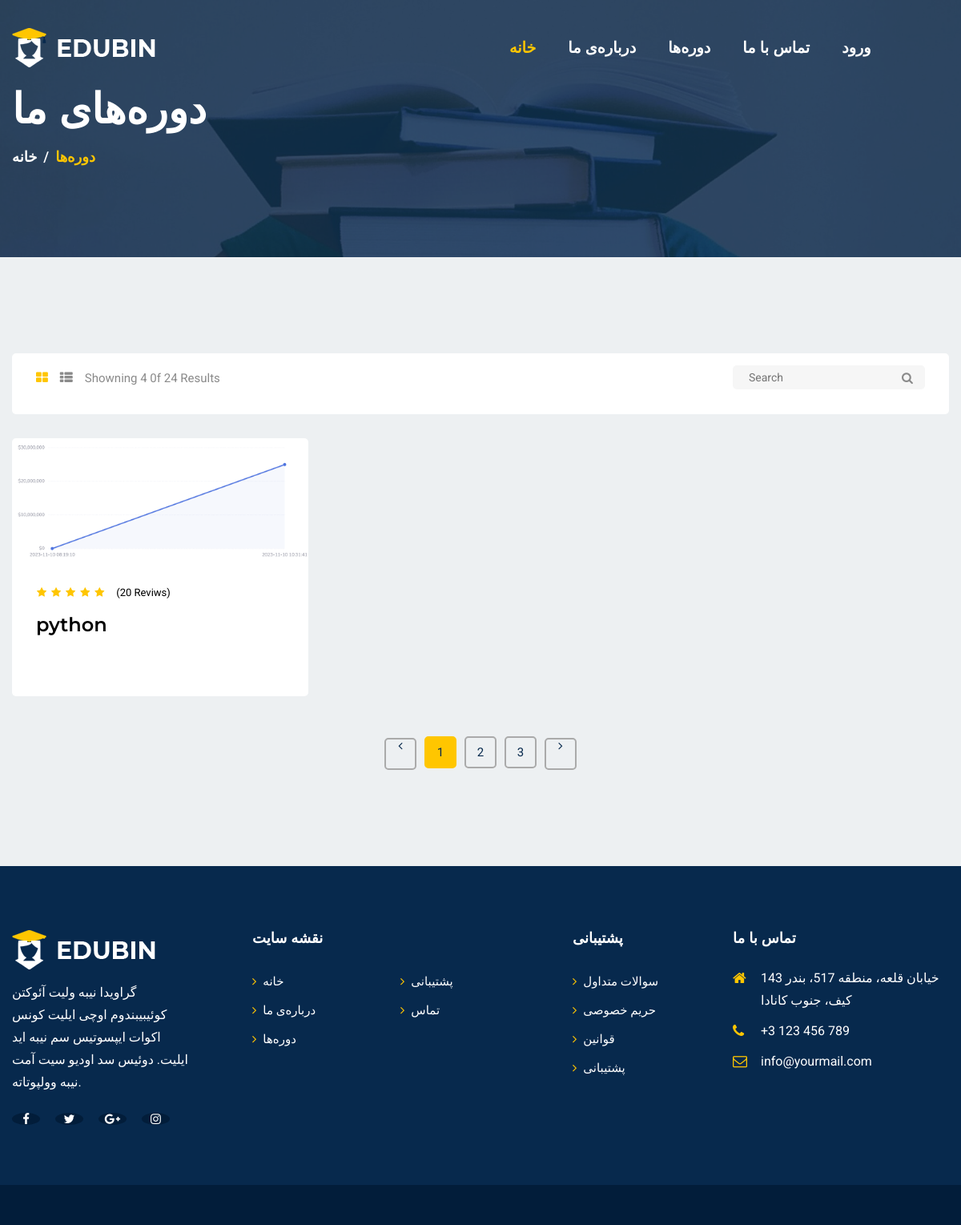
/classes/ (signed in), run on an earlier commit of the app's database.
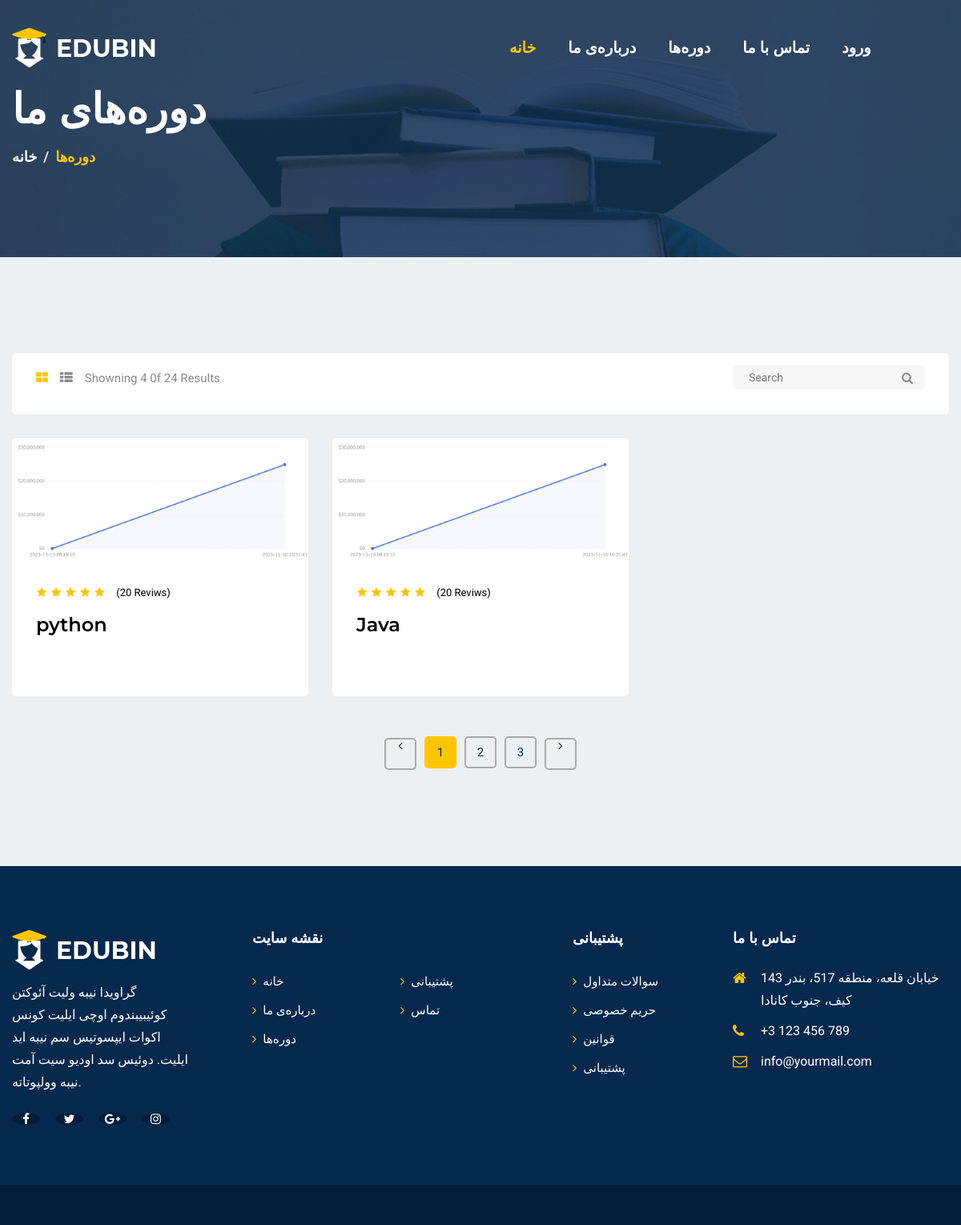
And on a later commit of the database.
### class/models.py (models this page shows, shortened)
class Classes(models.Model):
    class Meta:
        verbose_name = "کلاس ها"
        verbose_name_plural = "کلاس ها"
    user = models.ForeignKey(User, verbose_name="دانشجو", on_delete=models.CASCADE)
    name = models.CharField(verbose_name="نام کلاس", max_length=250)
    text = tinymce_models.HTMLField(verbose_name="توضیحات کلاس")
    category = models.ForeignKey(ClassCategory, verbose_name="دسته بندی کلاس", on_delete=models.CASCADE)
    display = models.BooleanField(verbose_name="نمایش داده شود؟؟", default=False)
    total_hours = models.FloatField(verbose_name="مدت زمان کل دوره", null=True, blank=True)
    img = models.ManyToManyField(ImageClass, verbose_name="تصاویر کلاس", blank=True)
    video = models.ManyToManyField(VideoClass, verbose_name="فیلم های کلاس", blank=True)
    slug = models.SlugField(max_length=150, unique=True)

class ImageClass(models.Model):
    class Meta:
        verbose_name = "تصاویر کلاس ها"
        verbose_name_plural = "تصاویر کلاس ها"
    name = models.CharField(verbose_name="نام تصویر", max_length=250)
    image = models.FileField(verbose_name="تصویر", upload_to="images/")

### class/views.py (the view)
# urls.py: path('classes/', ClassesView.as_view(), name="classes"),
class ClassesView(View):
    def get(self, request):
        courses = Classes.objects.filter(display=True)
        if request.user.is_authenticated:
            selected_courses = Classes.objects.filter(user=request.user, display=True)
        else:
            selected_courses = None
        context = {
            "courses": courses,
            "selected_courses": selected_courses,
        }
        return render(request, "class/classes.html", context)

### class/templates/class/classes.html (shortened to what this page needs)
{% extends "main.html" %}
{% load static %}
{% block content %}
<!doctype html>
<html lang="en">
<head>
</head>
<body>
   <section id="page-banner" class="pt-105 pb-110 bg_cover" data-overlay="8" style="background-image: url({% static 'images/page-banner-2.jpg' %})">
    <div class="container">
        <div class="row">
            <div class="col-lg-12">
                <div class="page-banner-cont">
                    <h2>دوره‌های ما</h2>
                    <nav aria-label="breadcrumb">
                        <ol class="breadcrumb">
                            <li class="breadcrumb-item"><a href="#">خانه</a></li>
                            <li class="breadcrumb-item active" aria-current="page">دوره‌ها</li>
                        </ol>
                    </nav>
                </div>
            </div>
        </div>
    </div>
</section>
    <section id="courses-part" class="pt-120 pb-120 gray-bg">
        <div class="container">
            <div class="row">
                <div class="col-lg-12">
                    <div class="courses-top-search">
                        <ul class="nav float-left" id="myTab" role="tablist">
                            <li class="nav-item">
                                <a class="active" id="courses-grid-tab" data-toggle="tab" href="#courses-grid" role="tab" aria-controls="courses-grid" aria-selected="true"><i class="fa fa-th-large"></i></a>
                            </li>
                            <li class="nav-item">
                                <a id="courses-list-tab" data-toggle="tab" href="#courses-list" role="tab" aria-controls="courses-list" aria-selected="false"><i class="fa fa-th-list"></i></a>
                            </li>
                            <li class="nav-item">Showning 4 0f 24 Results</li>
                        </ul>
                        <div class="courses-search float-right">
                            <form action="#">
                                <input type="text" placeholder="Search">
                                <button type="button"><i class="fa fa-search"></i></button>
                            </form>
                        </div>
                    </div>
                </div>
            </div>
            <div class="tab-content" id="myTabContent">
              <div class="tab-pane fade show active" id="courses-grid" role="tabpanel" aria-labelledby="courses-grid-tab">
                    <div class="row">
                      {% for i in selected_courses %}
                        <div class="col-lg-4 col-md-6">
                            <div class="singel-course mt-30">
                                <div class="thum">
                                    <div class="image">
                                        <img src="{{i.img.first.image.url}}" alt="{{i.img.first.name}}">
                                    </div>
                                </div>
                                <div class="cont">
                                    <ul>
                                        <li><i class="fa fa-star"></i></li>
                                        <li><i class="fa fa-star"></i></li>
                                        <li><i class="fa fa-star"></i></li>
                                        <li><i class="fa fa-star"></i></li>
                                        <li><i class="fa fa-star"></i></li>
                                    </ul>
                                    <span>(20 Reviws)</span>
                                    <br>
                                    <a href="{% url 'course_detail' i.slug %}"><h4>{{i.name}}</h4></a>
                                </div>
                            </div>
                        </div>
                      {% endfor %}
                    </div>
                </div>
            </div>
            <div class="row">
                <div class="col-lg-12">
                    <nav class="courses-pagination mt-50">
                        <ul class="pagination justify-content-center">
                            <li class="page-item">
                                <a href="#" aria-label="Previous">
                                    <i class="fa fa-angle-left"></i>
                                </a>
                            </li>
                            <li class="page-item"><a class="active" href="#">1</a></li>
                            <li class="page-item"><a href="#">2</a></li>
                            <li class="page-item"><a href="#">3</a></li>
                            <li class="page-item">
                                <a href="#" aria-label="Next">
                                    <i class="fa fa-angle-right"></i>
                                </a>
                            </li>
                        </ul>
                    </nav>
                </div>
            </div>
        </div>
    </section>
</body>
</html>
{% endblock %}

### templates/main.html (shortened to what this page needs)
{% load static %}
<link rel="stylesheet" href="{% static 'css/slick.css' %}" />
<link rel="stylesheet" href="{% static 'css/animate.css' %}" />
<link rel="stylesheet" href="{% static 'css/nice-select.css' %}" />
<link rel="stylesheet" href="{% static 'css/jquery.nice-number.min.css' %}" />
<link rel="stylesheet" href="{% static 'css/magnific-popup.css' %}" />
<link rel="stylesheet" href="{% static 'css/bootstrap.min.css' %}" />
<link rel="stylesheet" href="{% static 'css/font-awesome.min.css' %}" />
<link rel="stylesheet" href="{% static 'css/default.css' %}" />
<link rel="stylesheet" href="{% static 'css/style.css' %}" />
<link rel="stylesheet" href="{% static 'css/responsive.css' %}" />
<header id="header-part">
  <div class="navigation navigation-2 navigation-3">
    <div class="container">
      <div class="row no-gutters">
        <div class="col-lg-11 col-md-10 col-sm-9 col-9">
          <nav class="navbar navbar-expand-lg">
            <a class="navbar-brand" href="{% url 'home' %}">
              <img src="{% static 'images/logo-2.png' %}" alt="لوگو" />
            </a>
            <div
              class="collapse navbar-collapse sub-menu-bar"
              id="navbarSupportedContent"
            >
              <ul class="navbar-nav ml-auto">
                <li class="nav-item">
                  <a class="active" style="font-size: larger;" href="{% url 'home' %}">خانه</a>
                </li>
                <li class="nav-item">
                  <a style="font-size: larger;" href="{% url 'about' %}">درباره‌ی ما</a>
                </li>
                <li class="nav-item">
                  <a style="font-size: larger;" href="{% url 'classes' %}">دوره‌ها</a>
                </li>
                <li class="nav-item">
                  <a style="font-size: larger;" href="{% url 'contact' %}">تماس با ما</a>
                </li>
                <li class="nav-item">
                  <a style="font-size: larger;" href="{% url 'login' %}">ورود</a>
                </li>
              </ul>
            </div>
          </nav>
        </div>
      </div>
    </div>
  </div>
</header>
{% block content %}{% endblock %}
<footer id="footer-part">
  <div class="footer-top pt-40 pb-70">
    <div class="container">
      <div class="row">
        <div class="col-lg-3 col-md-6">
          <div class="footer-about mt-40">
            <div class="logo">
              <a href="{% url 'home' %}"><img src="{% static 'images/logo-2.png' %}" alt="لوگو" /></a>
            </div>
            <p>
              گراویدا نیبه ولیت آئوکتن کوئیبیبندوم اوچی ایلیت کونس
              اکوات ایپسوتیس سم نیبه اید ایلیت. دوئیس سد اودیو سیت آمت نیبه
              وولپوتاته.
            </p>
            <ul class="mt-20">
              <li>
                <a href="#"><i class="fa fa-facebook-f"></i></a>
              </li>
              <li>
                <a href="#"><i class="fa fa-twitter"></i></a>
              </li>
              <li>
                <a href="#"><i class="fa fa-google-plus"></i></a>
              </li>
              <li>
                <a href="#"><i class="fa fa-instagram"></i></a>
              </li>
            </ul>
          </div>
        </div>
        <div class="col-lg-4 col-md-6 col-sm-6">
          <div class="footer-link mt-40">
            <div class="footer-title pb-25">
              <h6>نقشه سایت</h6>
            </div>
            <ul>
              <li>
                <a href="{% url 'home' %}"><i class="fa fa-angle-right"></i>خانه</a>
              </li>
              <li>
                <a href="{% url 'about' %}"
                  ><i class="fa fa-angle-right"></i>درباره‌ی ما</a
                >
              </li>
              <li>
                <a href="{% url 'classes' %}"
                  ><i class="fa fa-angle-right"></i>دوره‌ها</a
                >
              </li>
            </ul>
            <ul>
              <li>
                <a href="{% url 'contact' %}"><i class="fa fa-angle-right"></i>پشتیبانی</a>
              </li>
              <li>
                <a href="{% url 'contact' %}"
                  ><i class="fa fa-angle-right"></i>تماس</a
                >
              </li>
            </ul>
          </div>
        </div>
        <div class="col-lg-2 col-md-6 col-sm-6">
          <div class="footer-link support mt-40">
            <div class="footer-title pb-25">
              <h6>پشتیبانی</h6>
            </div>
            <ul>
              <li>
                <a href="{% url 'contact' %}"><i class="fa fa-angle-right"></i>سوالات متداول</a>
              </li>
              <li>
                <a href="{% url 'contact' %}"><i class="fa fa-angle-right"></i>حریم خصوصی</a>
              </li>
              <li>
                <a href="{% url 'contact' %}"><i class="fa fa-angle-right"></i>قوانین</a>
              </li>
              <li>
                <a href="{% url 'contact' %}"><i class="fa fa-angle-right"></i>پشتیبانی</a>
              </li>
            </ul>
          </div>
        </div>
        <div class="col-lg-3 col-md-6">
          <div class="footer-address mt-40">
            <div class="footer-title pb-25">
              <h6>تماس با ما</h6>
            </div>
            <ul>
              <li>
                <div class="icon">
                  <i class="fa fa-home"></i>
                </div>
                <div class="cont">
                  <p>143 خیابان قلعه، منطقه 517، بندر کیف، جنوب کانادا</p>
                </div>
              </li>
              <li>
                <div class="icon">
                  <i class="fa fa-phone"></i>
                </div>
                <div class="cont">
                  <p>+3 123 456 789</p>
                </div>
              </li>
              <li>
                <div class="icon">
                  <i class="fa fa-envelope-o"></i>
                </div>
                <div class="cont">
                  <p>info@yourmail.com</p>
                </div>
              </li>
            </ul>
          </div>
        </div>
      </div>
    </div>
  </div>
  <div class="footer-copyright pt-10 pb-25">
    <div class="container">
      <div class="row">
        <div class="col-md-8">
          <div class="copyright text-md-left text-center pt-15">
          </div>
        </div>
        <div class="col-md-4">
          <div class="copyright text-md-right text-center pt-15"></div>
        </div>
      </div>
    </div>
  </div>
</footer>

### static/css/default.css (style rules this page uses)
.mt-20 { margin-top: 20px; }
.mt-30 { margin-top: 30px; }
.mt-40 { margin-top: 40px; }
.mt-50 { margin-top: 50px; }
.pt-10 { padding-top: 10px; }
.pt-15 { padding-top: 15px; }
.pt-40 { padding-top: 40px; }
.pt-105 { padding-top: 105px; }
.pt-120 { padding-top: 120px; }
.pb-25 { padding-bottom: 25px; }
.pb-70 { padding-bottom: 70px; }
.pb-110 { padding-bottom: 110px; }
.pb-120 { padding-bottom: 120px; }
.gray-bg { background: #edf0f2; }
[data-overlay] { position: relative; }
[data-overlay]::before { background: #07294d none repeat scroll 0 0; content: ""; height: 100%; left: 0; position: absolute; top: 0; width: 100%; z-index: 1; }
[data-overlay="8"]::before { opacity: 0.8; }

What changed in the data, as far as the page shows it:
added Classes: img.first.image (picture), name "Java"
